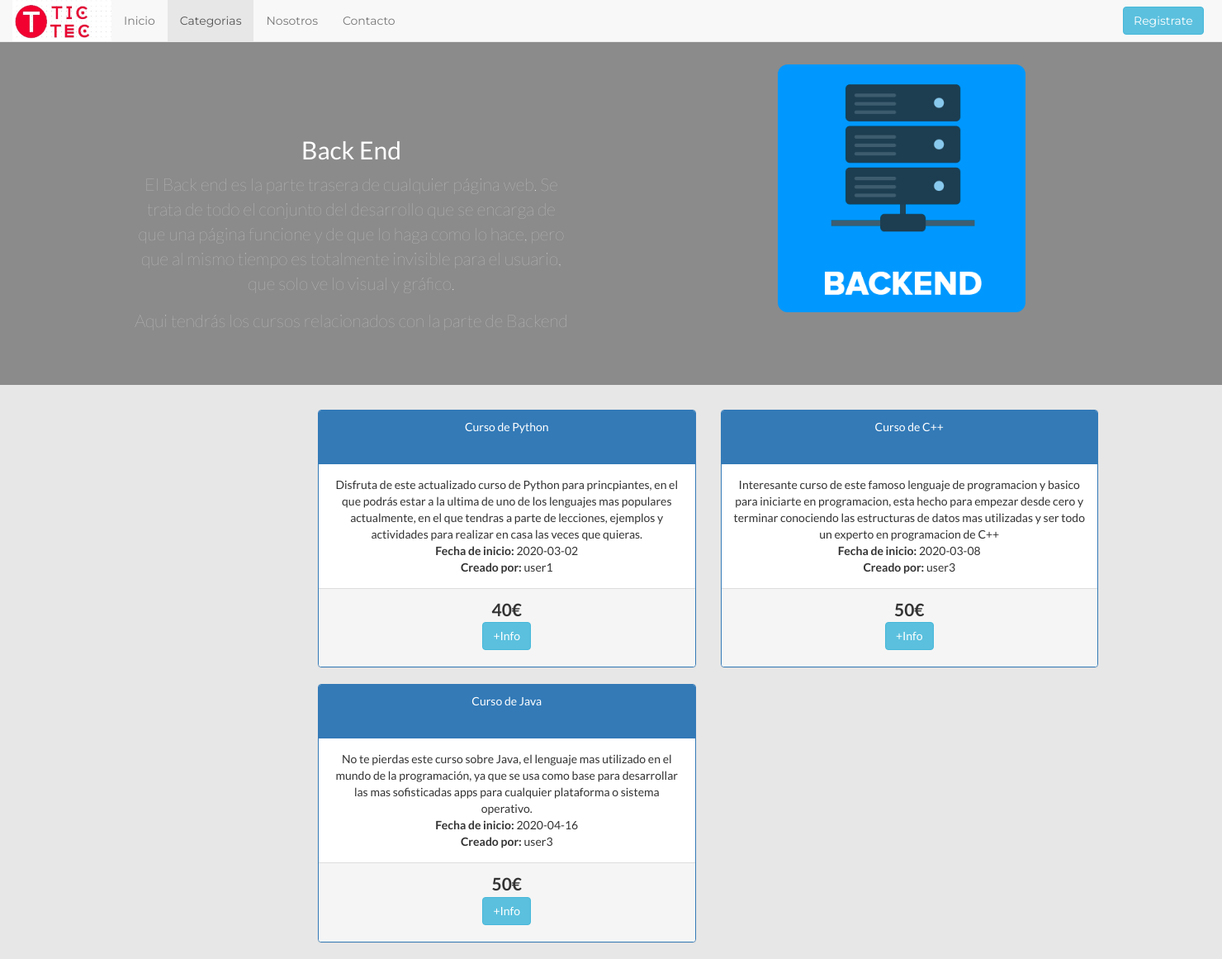
Screenshot of /Cursos/backend with the database file from the repository.
### tables this page shows
CREATE TABLE IF NOT EXISTS `cursos` (
  `id_curso` int(11) NOT NULL,
  `nombre` varchar(50) DEFAULT NULL,
  `categoria` varchar(50) DEFAULT NULL,
  `descripcion` varchar(400) NOT NULL,
  `precio` int(11) NOT NULL,
  `fecha_ini` date DEFAULT NULL,
  `creadopor` varchar(50) NOT NULL,
  `imagen` varchar(200) NOT NULL
);

### myapp/controllers/Cursos.php (called while the page is built, shortened)
<?php
class Cursos extends CI_Controller {
    public function __construct(){
  		$this->load->model('Usuarios_Model', 'UM_Users');
      $this->load->model('Cursos_Model', 'UM_Cursos');
  	}
    public function backend(){
      $menu['activo']="categorias";
      $title['title']="BackEnd";
      $this->load->view('head', $title);
      $this->load->view('cabecera', $menu);
      $categoria="backend";
      $cat['backend'] = $this->UM_Cursos->selectCat($categoria);
      $this->load->view('backend', $cat);
    }
}
?>

### index.php (called while the page is built, shortened)
<?php
require_once BASEPATH.'core/CodeIgniter.php';

### myapp/helpers/asset_helper.php (called while the page is built)
<?php
function asset_url($path) {
    return base_url().'myapp/assets/'.$path;
}
?>

### myapp/models/Cursos_Model.php (called while the page is built, shortened)
<?php
  class Cursos_Model extends CI_Model {
    public function selectCat($cat){
      $this->db->select('*');
      $this->db->from('cursos');
      $this->db->where('categoria', $cat);
      $query = $this->db->get();
      $curso = array();
      $rows = $query->result();
      for ($i=0; $i < $query->num_rows() ; $i++) {
        $curso[$i]['id_curso'] = $rows[$i]->id_curso;
        $curso[$i]['nombre'] = $rows[$i]->nombre;
        $curso[$i]['categoria'] = $rows[$i]->categoria;
        $curso[$i]['descripcion'] = $rows[$i]->descripcion;
        $curso[$i]['precio'] = $rows[$i]->precio;
        $curso[$i]['fecha_ini'] = $rows[$i]->fecha_ini;
        $curso[$i]['creadopor'] = $rows[$i]->creadopor;
        $curso[$i]['imagen'] = $rows[$i]->imagen;
      }
      return $curso;
    }
  }
?>

### myapp/views/backend.php (the view, shortened to what this page needs)
<body>
        <div style="background: #8B8B8B !important; margin-top:30px" class="jumbotron">
          <div class="container text-center" style="color: #5C5D5D; margin: 0 10% 0 10%; width:90%">
            <div class="row">
              <div class="col-md-5" style="margin-top: 5%">
                <div style="color: white">
                  <h2>Back End</h2>
                  <p style="color: #DEDEDE">El Back end es la parte trasera de cualquier página web. Se trata de todo el conjunto del desarrollo que se encarga de que una página funcione y de que lo haga como lo hace, pero que al mismo tiempo es totalmente invisible para el usuario, que solo ve lo visual y gráfico.</p>
                  <p style="color: #DEDEDE">Aqui tendrás los cursos relacionados con la parte de Backend</p>
                </div>
              </div>
              <div class="col-md-1"></div>
              <div class="col-md-5">
                <img src="<?= asset_url('img/backend-logo.png') ?>"  alt="BackEnd Logo" width="300px" height="300px" style="border-radius: 12px;">
              </div>
            </div>
          </div>
        </div>
        <div class="container text-center" style="margin: 0 25% 0 25%">
          <div class="row">
           <?php for ($i=0; $i < count($backend); $i++) { ?>
             <?= form_open(base_url().'Cursos/cursodetalles'); ?>
            <div class="col-sm-5">
               <div class="panel panel-primary">
                 <div class="panel-heading" style="min-height: 65px"><?php print $backend[$i]['nombre']; ?></div>
                 <div class="panel-body fixed-panel"><?php print $backend[$i]['descripcion']; ?><br><strong>Fecha de inicio: </strong><?php print $backend[$i]['fecha_ini']; ?><br><strong>Creado por: </strong><?php print $backend[$i]['creadopor']; ?><br></div>
                 <div class="panel-footer"><center><p class="precio"><?php print $backend[$i]['precio']; ?>€ <button type="submit" class="btn btn-info">+Info</button></p></center></div>
               </div>
             </div>
          <?= form_close(); ?>
           <?php } ?>
        </div>
       </div>
</body>
</html>

### myapp/assets/css/complementos.css (style rules this page uses)
body { font-family: Lato; background-color: #E7E7E7; }
.precio { font-size: 1.5em; font-weight: bold; width: 60px ; text-align: center; }
.fixed-panel { min-height: 100px; max-height: 150px; overflow-y: auto; }

### rows the page displays
cursos: nombre "Curso de Python", descripcion "Disfruta de este actualizado curso de Python para princpiantes, en el que podrás estar a la ultima de uno de los lenguajes mas populares actualmente, en el que tendras a parte de lecciones, ejemplos y actividades para realizar en casa las veces que quieras.", fecha_ini "2020-03-02", creadopor "user1", precio "40"
cursos: nombre "Curso de C++", descripcion "Interesante curso de este famoso lenguaje de programacion y basico para iniciarte en programacion, esta hecho para empezar desde cero y terminar conociendo las estructuras de datos mas utilizadas y ser todo un experto en programacion de C++", fecha_ini "2020-03-08", creadopor "user3", precio "50"
cursos: nombre "Curso de Java", descripcion "No te pierdas este curso sobre Java, el lenguaje mas utilizado en el mundo de la programación, ya que se usa como base para desarrollar las mas sofisticadas apps para cualquier plataforma o sistema operativo.", fecha_ini "2020-04-16", creadopor "user3", precio "50"
